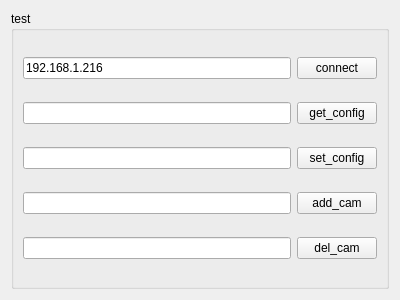
<?xml version="1.0" encoding="UTF-8"?>
<ui version="4.0">
 <class>FormDeviceDetail</class>
 <widget class="QWidget" name="FormDeviceDetail">
  <property name="geometry">
   <rect>
    <x>0</x>
    <y>0</y>
    <width>400</width>
    <height>300</height>
   </rect>
  </property>
  <property name="windowTitle">
   <string>Form</string>
  </property>
  <layout class="QGridLayout" name="gridLayout">
   <item row="0" column="0">
    <widget class="QGroupBox" name="groupBox">
     <property name="title">
      <string>test</string>
     </property>
     <layout class="QGridLayout" name="gridLayout_2">
      <item row="0" column="1">
       <widget class="QPushButton" name="pushButton_connect">
        <property name="text">
         <string>connect</string>
        </property>
       </widget>
      </item>
      <item row="1" column="1">
       <widget class="QPushButton" name="pushButton_get_config">
        <property name="text">
         <string>get_config</string>
        </property>
       </widget>
      </item>
      <item row="3" column="1">
       <widget class="QPushButton" name="pushButton_add_cam">
        <property name="text">
         <string>add_cam</string>
        </property>
       </widget>
      </item>
      <item row="1" column="0">
       <widget class="QLineEdit" name="lineEdit_get_config"/>
      </item>
      <item row="0" column="0">
       <widget class="QLineEdit" name="lineEdit_connect">
        <property name="text">
         <string>192.168.1.216</string>
        </property>
       </widget>
      </item>
      <item row="4" column="0">
       <widget class="QLineEdit" name="lineEdit_del_cam"/>
      </item>
      <item row="3" column="0">
       <widget class="QLineEdit" name="lineEdit_add_cam"/>
      </item>
      <item row="4" column="1">
       <widget class="QPushButton" name="pushButton_del_cam">
        <property name="text">
         <string>del_cam</string>
        </property>
       </widget>
      </item>
      <item row="2" column="0">
       <widget class="QLineEdit" name="lineEdit_set_config"/>
      </item>
      <item row="2" column="1">
       <widget class="QPushButton" name="pushButton_set_config">
        <property name="text">
         <string>set_config</string>
        </property>
       </widget>
      </item>
     </layout>
    </widget>
   </item>
  </layout>
 </widget>
 <resources/>
 <connections/>
</ui>
